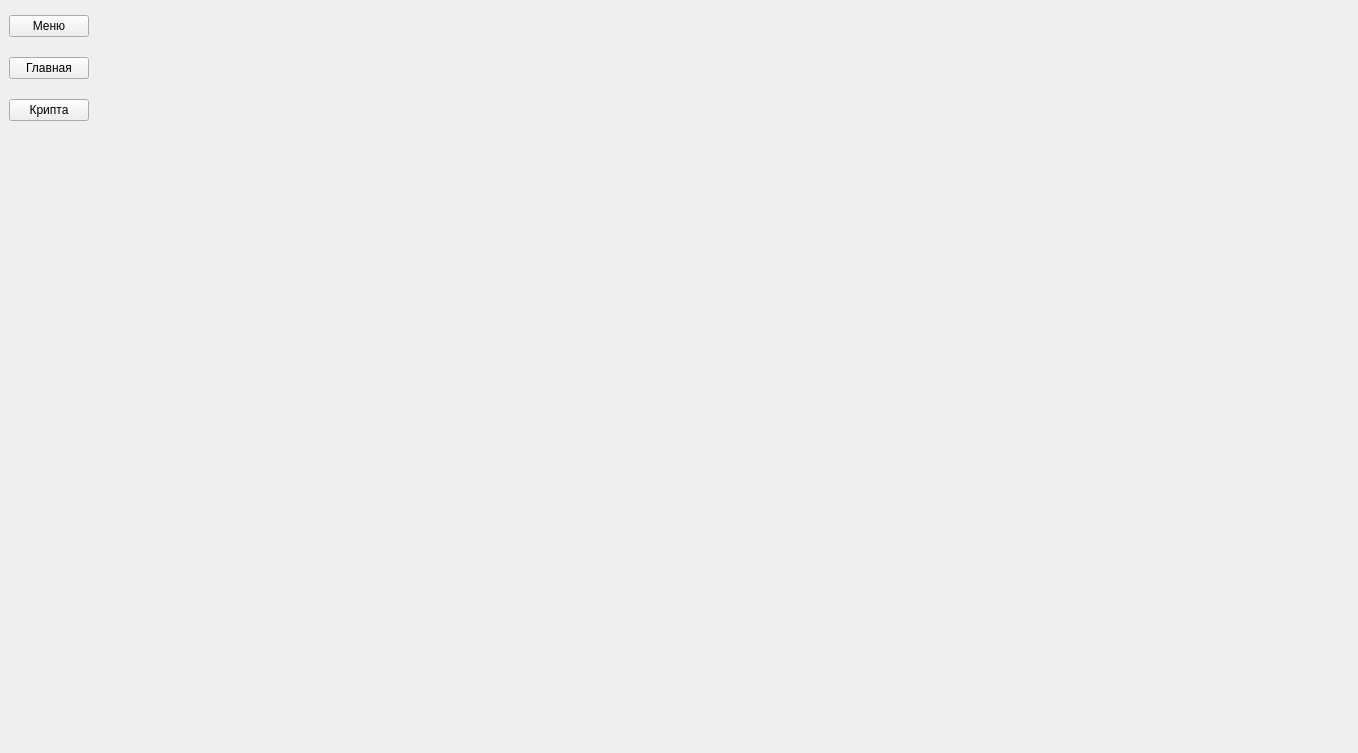
<?xml version="1.0" encoding="UTF-8"?>
<ui version="4.0">
 <class>MajorApplicationWindow</class>
 <widget class="QMainWindow" name="MajorApplicationWindow">
  <property name="geometry">
   <rect>
    <x>0</x>
    <y>0</y>
    <width>1358</width>
    <height>753</height>
   </rect>
  </property>
  <property name="windowTitle">
   <string>MainWindow</string>
  </property>
  <property name="styleSheet">
   <string notr="true"/>
  </property>
  <widget class="QWidget" name="centralwidget">
   <layout class="QHBoxLayout" name="horizontalLayout">
    <property name="leftMargin">
     <number>0</number>
    </property>
    <property name="topMargin">
     <number>0</number>
    </property>
    <property name="rightMargin">
     <number>0</number>
    </property>
    <property name="bottomMargin">
     <number>0</number>
    </property>
    <item>
     <widget class="QFrame" name="menuFrame">
      <property name="sizePolicy">
       <sizepolicy hsizetype="Fixed" vsizetype="Expanding">
        <horstretch>0</horstretch>
        <verstretch>1</verstretch>
       </sizepolicy>
      </property>
      <layout class="QVBoxLayout" name="verticalLayout">
       <property name="spacing">
        <number>20</number>
       </property>
       <property name="leftMargin">
        <number>9</number>
       </property>
       <property name="topMargin">
        <number>15</number>
       </property>
       <item>
        <widget class="QPushButton" name="menuPushButton">
         <property name="text">
          <string>Меню</string>
         </property>
        </widget>
       </item>
       <item>
        <widget class="QPushButton" name="mainWindowPushButton">
         <property name="text">
          <string>Главная</string>
         </property>
        </widget>
       </item>
       <item>
        <widget class="QPushButton" name="cryptoWindowPushButton">
         <property name="text">
          <string>Крипта</string>
         </property>
        </widget>
       </item>
       <item>
        <spacer name="verticalSpacer_2">
         <property name="orientation">
          <enum>Qt::Orientation::Vertical</enum>
         </property>
         <property name="sizeHint" stdset="0">
          <size>
           <width>20</width>
           <height>40</height>
          </size>
         </property>
        </spacer>
       </item>
      </layout>
     </widget>
    </item>
    <item>
     <widget class="QStackedWidget" name="basicStackedWidget">
      <property name="currentIndex">
       <number>-1</number>
      </property>
     </widget>
    </item>
   </layout>
  </widget>
  <action name="action">
   <property name="text">
    <string>Информация</string>
   </property>
  </action>
  <action name="action_2">
   <property name="text">
    <string>Выйти из профиля</string>
   </property>
  </action>
 </widget>
 <resources/>
 <connections/>
</ui>
